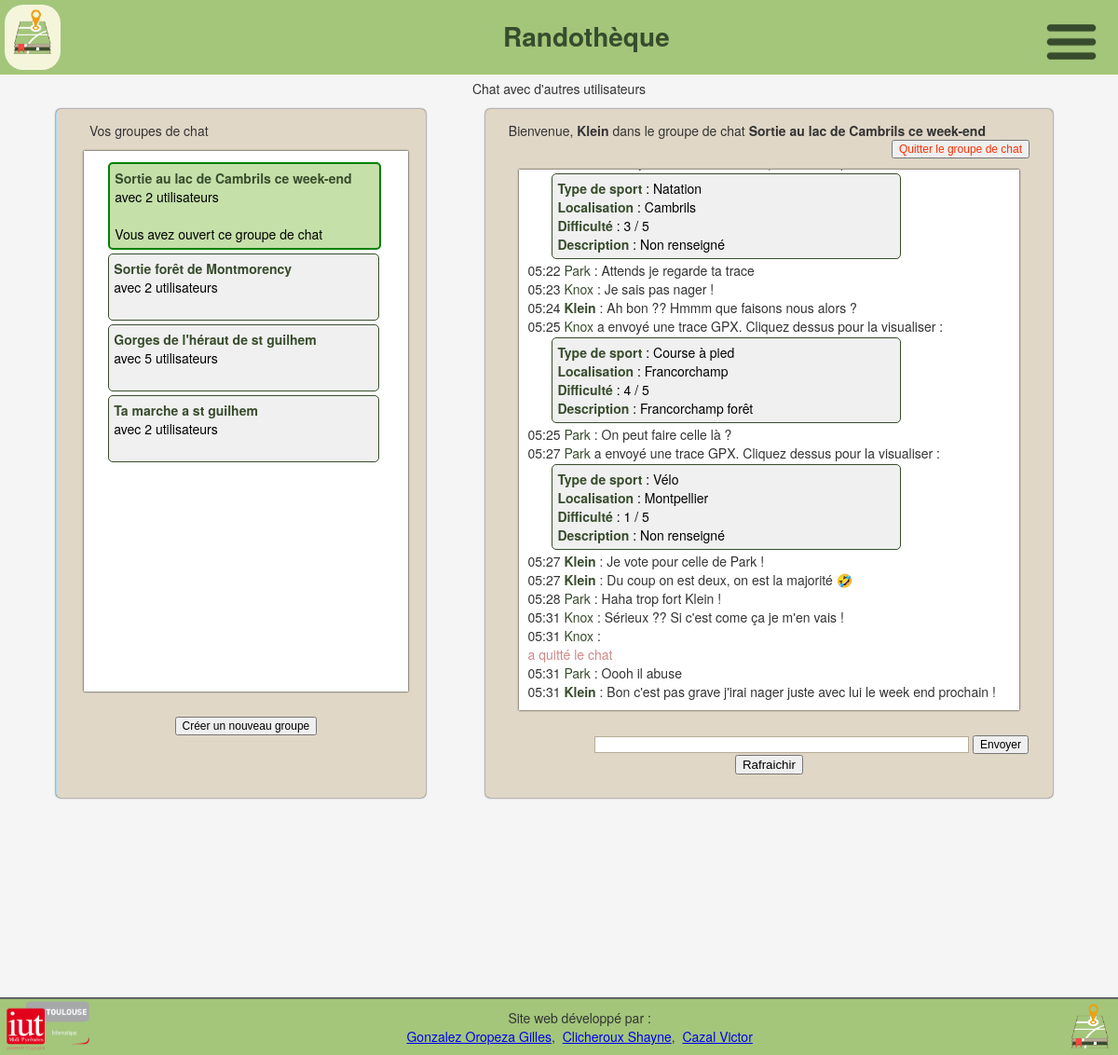
The app's page /chat.php?id_conv=6&conv_name=Sortie au lac de Cambrils ce week-end (signed in) with its own data.
### tables this page shows
CREATE TABLE IF NOT EXISTS `participer` (
  `Id_Utilisateur` int(11) NOT NULL,
  `Id_Conversation` int(11) NOT NULL,
  PRIMARY KEY (`Id_Utilisateur`,`Id_Conversation`),
  KEY `Id_Conversation` (`Id_Conversation`)
);

CREATE TABLE IF NOT EXISTS `conversation` (
  `Id_Conversation` int(11) NOT NULL AUTO_INCREMENT,
  `Libelle` varchar(100) DEFAULT NULL,
  PRIMARY KEY (`Id_Conversation`)
);

CREATE TABLE IF NOT EXISTS `message` (
  `Id_Utilisateur` int(11) NOT NULL,
  `Date_heure` bigint(20) NOT NULL,
  `Contenu` mediumtext,
  `Id_Conversation` int(11) NOT NULL,
  PRIMARY KEY (`Id_Utilisateur`,`Date_heure`),
  KEY `Id_Conversation` (`Id_Conversation`)
);

CREATE TABLE IF NOT EXISTS `utilisateur` (
  `Id_Utilisateur` int(11) NOT NULL AUTO_INCREMENT,
  `Mail` varchar(50) NOT NULL,
  `Nom_d_utilisateur` varchar(50) NOT NULL,
  `Mot_de_passe` varchar(50) NOT NULL,
  `Poids` int(11) DEFAULT NULL,
  `Taille` int(11) DEFAULT NULL,
  `Sexe` char(1) DEFAULT NULL,
  `DateN` varchar(50) DEFAULT NULL,
  PRIMARY KEY (`Id_Utilisateur`),
  UNIQUE KEY `Nom_d_utilisateur` (`Nom_d_utilisateur`),
  UNIQUE KEY `Mail` (`Mail`)
);

CREATE TABLE IF NOT EXISTS `fichier_gpx` (
  `Id_Fichier_GPX` int(11) NOT NULL AUTO_INCREMENT,
  `Nom` varchar(50) DEFAULT NULL,
  `Description` mediumtext,
  `Type_de_sport` varchar(50) DEFAULT NULL,
  `Difficulte` tinyint(4) DEFAULT NULL,
  `Localisation` varchar(50) DEFAULT NULL,
  `Id_Utilisateur` int(11) NOT NULL,
  `Distance` float DEFAULT NULL,
  PRIMARY KEY (`Id_Fichier_GPX`),
  KEY `Id_Utilisateur` (`Id_Utilisateur`)
);

### public_html/chat.php (the view, shortened to what this page needs)
<!DOCTYPE html>
<html lang="fr">
<?php
require 'php/functions.php';
include 'php/balise_head.php';
echo "<body>";
include 'php/head.php';
?>
<p>Chat avec d'autres utilisateurs</p>
<div id="main">
	<div id="chat_rooms">
		<div id="menu">
			<p class="welcome">Vos groupes de chat</b></p>
		</div>
		<div id="roombox">
			<?php
				$sql = "SELECT * FROM participer, conversation WHERE participer.Id_Utilisateur = :util AND participer.Id_Conversation = conversation.Id_Conversation";
				$req = $linkpdo->prepare($sql);
				$req->execute(array('util' => $_SESSION['id_util']));
				while($resultat = $req->fetch()) {
					$currentRoom = "";
					$disablelink = "";
					if(isset($_GET['id_conv'])) {
						if($_GET['id_conv'] == $resultat['Id_Conversation']) {
							$currentRoom = "current";
							$disablelink = "style=\"pointer-events: none\"";
						}
					}
					echo "<a href=\"chat.php?id_conv=".$resultat['Id_Conversation']."&conv_name=".$resultat['Libelle']."\" ".$disablelink."><div class='".$currentRoom."room'>";
					echo "<p class='".$currentRoom."chatroom'><strong>".$resultat['Libelle']."</strong></p>";
					$sql2 = "SELECT count(Id_Utilisateur) as Nb_Util FROM participer WHERE Id_Conversation = :conv";
					$req2 = $linkpdo->prepare($sql2);
					$req2->execute(array('conv' => $resultat['Id_Conversation']));
					$resultat2 = $req2->fetch();
					echo "<p class='".$currentRoom."chatroom'> avec ".$resultat2['Nb_Util']." utilisateurs</p></br>";
					if($currentRoom == "current") {
						echo "<p class='".$currentRoom."chatroom'>Vous avez ouvert ce groupe de chat</p>";
					}
					echo "</div></a>";
				}
			?>
		</div>
		<form name="createroom" action="creer_chat.php">
			<input name="createroom" type="submit"  id="createroom" value="Créer un nouveau groupe"/>
		</form>
	</div>
	<div id="wrapper">
		<div id="menu">
			<p class="welcome">Bienvenue, <b><?php echo $_SESSION['nom_util']; ?></b>
			<?php
				if(isset($_GET['id_conv'])) {
					echo " dans le groupe de chat <b>".$_GET['conv_name']."</b>";
				}
			?>
			</p>
			<?php
				if(isset($_GET['id_conv'])) {
			?>
				<form name="quit" method="post" action="chat.php">
					<input type="submit" id="exit" Onclick="confirmGroupQuit()" value="Quitter le groupe de chat" name="quit">
				</form>
			<?php
				}
			?>
		</div>
		<div id="chatbox">
			<?php
				if(isset($_GET['id_conv'])) {
					$id_conv = $_GET['id_conv'];
					$sql = "SELECT * FROM conversation, message, utilisateur
					WHERE conversation.Id_Conversation = :id_conv AND conversation.Id_Conversation = message.Id_Conversation AND message.Id_Utilisateur = utilisateur.Id_Utilisateur
					ORDER BY message.Date_heure DESC";
					$req = $linkpdo->prepare($sql);
					$req->execute(array(':id_conv' => $id_conv));
					$result = $req->fetchAll();
					foreach ($result as $row) {
						echo "<div class='message'>";
						echo "<p class='msg'>".date("H:i",$row['Date_heure']);
						if($row['Id_Utilisateur'] == $_SESSION['id_util']) {
							echo " <strong>".$row['Nom_d_utilisateur']."</strong>";
						}
						else {
							echo " <a class=\"otherutil\" href=\"profil.php?id_util=".$row['Id_Utilisateur']."\">".$row['Nom_d_utilisateur']."</a>";
						}
						if(strpos($row['Contenu'], "[trace=") !== false) {
							$trace = substr($row['Contenu'], 7, -1);
							echo " a envoyé une trace GPX. Cliquez dessus pour la visualiser : </p>";
							$sql2 = "SELECT * FROM fichier_gpx WHERE Id_Fichier_GPX = :id_gpx";
							$req2 = $linkpdo->prepare($sql2);
							$req2->execute(array(':id_gpx' => $trace));
							echo "<a href=\"visualisation.php?id_gpx=".$trace."\"><div class=\"trace\">";
							if($gpx = $req2->fetch()) {
								echo "<p class='gpxinfo'><strong>Type de sport</strong> : ".$gpx['Type_de_sport']."</p>";
								echo "<p class='gpxinfo'><strong>Localisation</strong> : ".$gpx['Localisation']."</p>";
								echo "<p class='gpxinfo'><strong>Difficulté</strong> : ".$gpx['Difficulte']." / 5</p>";
								echo "<p class='gpxinfo'><strong>Description</strong> : ".$gpx['Description']."</p>";
							} else {
								echo "<p class='gpxerror'>La trace n'existe pas ou a été supprimée</p>";
							}
							echo "</div></a>";
						} else {
							echo " : ".$row['Contenu']."</p>";
						}
						echo "</div>";
					}
				}
			?>
		</div>
		<form name="message" action="chat.php
		<?php
			if(isset($_GET['id_conv'])) {
				echo "?id_conv=".$_GET['id_conv']."&conv_name=".$_GET['conv_name'];
			}
		?>
		" method="post">
			<input name="message" type="text" id="usermsg" size="63" />
			<input name="submitmsg" type="submit"  id="submitmsg" value="Envoyer" <?php if(!isset($_GET['id_conv'])) { echo 'disabled="disabled"'; } ?>/>
			<?php
				if(isset($_GET['id_conv'])) {
					?>
					<button onclick="window.location.href='/chat.php?id_conv=<?php echo $_GET['id_conv']?>'">Rafraichir</button>
					<?php
				}
			?>
		</form>
	</div>
</div>
</body>
<?php
include 'php/footer.php';
?>
</html>

### public_html/css/chat.css (style rules this page uses)
body { font:12px arial; color: #222; text-align:center; padding:35px; }
form, p, span { margin:0; padding:0; }
input { font:12px arial; }
#exit { color:#ff2f00; text-decoration:none; float:right; }
#main { display: flex; flex-direction: row; margin: 1% 5%; height: fit-content; }
#wrapper, #chat_rooms { padding-bottom:25px; background-color: var(--beige-clair); border-radius: 5px; box-shadow: 0 0 2px #000; width:60%; margin:0 10px 0 auto; }
#wrapper { margin-left: 5%; }
#chat_rooms { width:38%; border-left:1px solid #ACD8F0; padding-left:10px; }
#chatbox, #roombox { text-align:left; margin:0 auto; margin-bottom:25px; padding:10px; background:#fff; height:40em; width:85%; box-shadow: 0 0 2px #000; overflow:auto; }
#usermsg { width:65%; margin : 0 auto 0 15%; border:1px solid var(--beige); }
#menu { padding:12.5px 25px 12.5px 25px; }
.welcome { float:left; }
#roombox, #chatbox { overflow-y: scroll; }
#chatbox { display: flex; flex-direction: column-reverse; }
strong { font-weight: bold; color: var(--vert-fonce); }
.otherutil { text-decoration: none; color: var(--vert-fonce); }
.trace, .room, .currentroom { padding: 5px; margin: 2px 0 2px 5%; float: left; border-radius: 5px; }
.trace, .room { background-color: var(--gris-tres-clair); border: 1px solid var(--vert-fonce); }
.currentroom { background-color: #c5e0a9; border: 2px solid green; }
.trace { width: 70%; }
.room, .currentroom { width: 85%; }
.gpxinfo, .room p, .currentroom p { text-decoration: none; color: #000; }
.leftchat { color: var(--rouge-clair); }

### public_html/css/common.css (style rules this page uses)
:root { --gris-tres-clair: #f0f0f0; --vert-tres-clair: #e4eed8; --vert-clair: #a3c67b; --vert-fonce: #374c2c; --rouge-fonce: #b80000; --rouge-clair: #d08888; --beige: #B6AC96; --beige-clair: #E0D7C7; --border-color: rgb(98, 98, 98); }
body { background-color: #f5f5f5; color: #333; font-family: "Helvetica Neue", Helvetica, Arial, sans-serif; font-size: 14px; line-height: 1.42857143; margin: 0; -webkit-font-smoothing: antialiased; -webkit-text-size-adjust: none; padding: 85px 0 60px 0; min-height: 100%; }

### records on screen
participer: Id_Conversation.Libelle "Sortie au lac de Cambrils ce week-end", Nb_Util "2"
participer: Id_Conversation.Libelle "Sortie forêt de Montmorency", Nb_Util "2"
participer: Id_Conversation.Libelle "Gorges de l'héraut de st guilhem", Nb_Util "5"
participer: Id_Conversation.Libelle "Ta marche a st guilhem", Nb_Util "2"
message: Date_heure "05:31", Id_Utilisateur.Nom_d_utilisateur "Klein", Contenu "Bon c'est pas grave j'irai nager juste avec lui le week end prochain !"
message: Date_heure "05:31", Id_Utilisateur.Nom_d_utilisateur "Park", Contenu "Oooh il abuse"
message: Date_heure "05:31", Id_Utilisateur.Nom_d_utilisateur "Knox", Contenu "a quitté le chat"
message: Date_heure "05:31", Id_Utilisateur.Nom_d_utilisateur "Knox", Contenu "Sérieux ?? Si c'est come ça je m'en vais !"
message: Date_heure "05:28", Id_Utilisateur.Nom_d_utilisateur "Park", Contenu "Haha trop fort Klein !"
message: Date_heure "05:27", Id_Utilisateur.Nom_d_utilisateur "Klein", Contenu "Du coup on est deux, on est la majorité 🤣"
message: Date_heure "05:27", Id_Utilisateur.Nom_d_utilisateur "Klein", Contenu "Je vote pour celle de Park !"
message: Date_heure "05:27", Id_Utilisateur.Nom_d_utilisateur "Park", fichier_gpx.Type_de_sport "Vélo", fichier_gpx.Localisation "Montpellier", fichier_gpx.Difficulte "1", fichier_gpx.Description "Non renseigné"
message: Date_heure "05:25", Id_Utilisateur.Nom_d_utilisateur "Park", Contenu "On peut faire celle là ?"
message: Date_heure "05:25", Id_Utilisateur.Nom_d_utilisateur "Knox", fichier_gpx.Type_de_sport "Course à pied", fichier_gpx.Localisation "Francorchamp", fichier_gpx.Difficulte "4", fichier_gpx.Description "Francorchamp forêt"
message: Date_heure "05:24", Id_Utilisateur.Nom_d_utilisateur "Klein", Contenu "Ah bon ?? Hmmm que faisons nous alors ?"
message: Date_heure "05:23", Id_Utilisateur.Nom_d_utilisateur "Knox", Contenu "Je sais pas nager !"
message: Date_heure "05:22", Id_Utilisateur.Nom_d_utilisateur "Park", Contenu "Attends je regarde ta trace"
message: fichier_gpx.Type_de_sport "Natation", fichier_gpx.Localisation "Cambrils", fichier_gpx.Difficulte "3", fichier_gpx.Description "Non renseigné"

### other values on screen
$_SESSION['nom_util'] "Klein"
$_GET['conv_name'] "Sortie au lac de Cambrils ce week-end"
